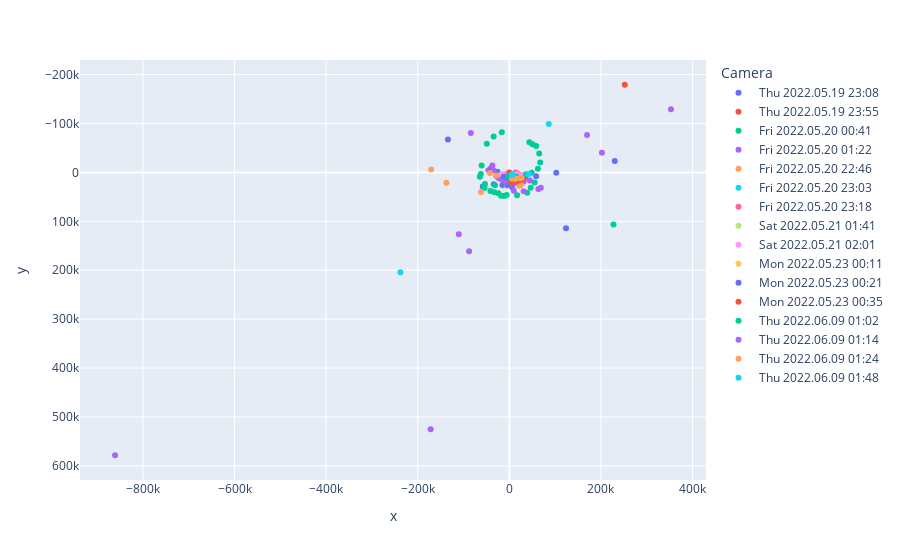

Write notebook code for a chart like this one.
### Markdown cell above
Then we keep solving the intiial camera calibration, progressively removiving points with largest values until we get a good camera solve (e.g. values > 20k can be confusing for residuals)

### Code cell
fig = px.scatter(data_points
	, x='x'
	, y='y'
	, hover_name='Laser'
	, hover_data=['Active beam captures']
	, color='Camera')
fig.update_yaxes(autorange="reversed")
fig.show()

### Figure 1 — Plotly figure (JSON) as saved in the notebook; plotly's stock layout.template omitted (floating-point values rounded to 4 significant figures)
{"data": [{"customdata": [[9], [9], [9], [9], [9], [9], [9], [9], [8], [9], [8], [7], [8], [8], [7], [9], [6], [9], [8], [9], [9], [9], [8], [9], [9], [9], [9]], "hovertemplate": "<b>%{hovertext}</b><br><br>Camera=Thu 2022.05.19 23:08<br>x=%{x}<br>y=%{y}<br>Active beam captures=%{customdata[0]}<extra></extra>", "hovertext": ["Laser 1", "Laser 2", "Laser 3", "Laser 4", "Laser 12", "Laser 7", "Laser 8", "Laser 10", "Laser 11", "Laser 13", "Laser 14", "Laser 16", "Laser 17", "Laser 18", "Laser 19", "Laser 22", "Laser 25", "Laser 28", "Laser 30", "Laser 31", "Laser 32", "Laser 34", "Laser 35", "Laser 37", "Laser 38", "Laser 33", "Laser 40"], "legendgroup": "Thu 2022.05.19 23:08", "marker": {"color": "#636efa", "symbol": "circle"}, "mode": "markers", "name": "Thu 2022.05.19 23:08", "orientation": "v", "showlegend": true, "type": "scatter", "x": [17680.0, 21610.0, 25280.0, 29590.0, 58510.0, 102400.0, 230100.0, -57960.0, -34040.0, -15080.0, 5851.0, 123700.0, -134100.0, -39880.0, -26070.0, -11650.0, -6065.0, -1719.0, 1667.0, 2976.0, 4184.0, 6069.0, 6677.0, 8509.0, 9321.0, 10590.0, 12420.0], "xaxis": "x", "y": [12810.0, 12560.0, 12310.0, 11720.0, 8046.0, 761.0, -23100.0, 28680.0, 24120.0, 25760.0, 30350.0, 114000.0, -67550.0, -8652.0, -1219.0, 7954.0, 10380.0, 11410.0, 11960.0, 12110.0, 12340.0, 12540.0, 12630.0, 12750.0, 12780.0, 12830.0, 12860.0], "yaxis": "y"}, {"customdata": [[8], [8], [9], [9], [8], [9], [9], [9], [9], [7], [9], [9], [8], [9], [9], [6], [9], [9], [9], [8], [9], [6], [9], [9], [8], [7], [9]], "hovertemplate": "<b>%{hovertext}</b><br><br>Camera=Thu 2022.05.19 23:55<br>x=%{x}<br>y=%{y}<br>Active beam captures=%{customdata[0]}<extra></extra>", "hovertext": ["Laser 1", "Laser 2", "Laser 3", "Laser 4", "Laser 12", "Laser 7", "Laser 8", "Laser 10", "Laser 11", "Laser 13", "Laser 14", "Laser 15", "Laser 16", "Laser 17", "Laser 18", "Laser 26", "Laser 28", "Laser 29", "Laser 30", "Laser 31", "Laser 32", "Laser 34", "Laser 35", "Laser 36", "Laser 37", "Laser 38", "Laser 33"], "legendgroup": "Thu 2022.05.19 23:55", "marker": {"color": "#EF553B", "symbol": "circle"}, "mode": "markers", "name": "Thu 2022.05.19 23:55", "orientation": "v", "showlegend": true, "type": "scatter", "x": [-5659.0, -11830.0, -14710.0, -16590.0, -14220.0, -12020.0, -10700.0, -8113.0, -7417.0, -4256.0, -1724.0, -607.6, 401.9, 1379.0, 2268.0, 10610.0, 11520.0, 12320.0, 15370.0, 17880.0, 21950.0, 28090.0, 28230.0, 26750.0, 24760.0, 21890.0, 19080.0], "xaxis": "x", "y": [3640.0, 5112.0, 5681.0, 5801.0, 7757.0, 8356.0, 8615.0, 9317.0, 9541.0, 9913.0, 10200.0, 10220.0, 10190.0, 10300.0, 10310.0, 10080.0, 10040.0, 9935.0, 9440.0, 8936.0, 8313.0, 6782.0, 6583.0, 6338.0, 5949.0, 5841.0, 5138.0], "yaxis": "y"}, {"customdata": [[9], [9], [9], [9], [8], [9], [9], [9], [9], [8], [9], [9], [9], [9], [5], [5], [8], [8], [9], [9], [9], [9], [9]], "hovertemplate": "<b>%{hovertext}</b><br><br>Camera=Fri 2022.05.20 00:41<br>x=%{x}<br>y=%{y}<br>Active beam captures=%{customdata[0]}<extra></extra>", "hovertext": ["Laser 1", "Laser 2", "Laser 4", "Laser 8", "Laser 10", "Laser 11", "Laser 13", "Laser 14", "Laser 15", "Laser 16", "Laser 17", "Laser 18", "Laser 19", "Laser 22", "Laser 25", "Laser 26", "Laser 29", "Laser 31", "Laser 32", "Laser 34", "Laser 36", "Laser 37", "Laser 38"], "legendgroup": "Fri 2022.05.20 00:41", "marker": {"color": "#00cc96", "symbol": "circle"}, "mode": "markers", "name": "Fri 2022.05.20 00:41", "orientation": "v", "showlegend": true, "type": "scatter", "x": [-16480.0, -34290.0, -49180.0, -60540.0, -62280.0, -64340.0, -53270.0, -41350.0, -32610.0, -24110.0, -18100.0, -11220.0, -5853.0, 16930.0, 39080.0, 46680.0, 55210.0, 62310.0, 67340.0, 65150.0, 58580.0, 50880.0, 43720.0], "xaxis": "x", "y": [-82020.0, -73480.0, -58560.0, -14060.0, 3135.0, 8893.0, 23800.0, 37740.0, 40570.0, 42690.0, 47460.0, 48170.0, 46110.0, 46510.0, 41620.0, 31160.0, 20740.0, -7525.0, -20340.0, -38800.0, -53850.0, -57470.0, -61430.0], "yaxis": "y"}, {"customdata": [[8], [8], [6], [9], [9], [9], [9], [9], [9], [1], [8], [6], [5], [7], [7], [8], [7], [8], [8], [6], [9], [9], [9], [9]], "hovertemplate": "<b>%{hovertext}</b><br><br>Camera=Fri 2022.05.20 01:22<br>x=%{x}<br>y=%{y}<br>Active beam captures=%{customdata[0]}<extra></extra>", "hovertext": ["Laser 2", "Laser 4", "Laser 8", "Laser 10", "Laser 14", "Laser 15", "Laser 16", "Laser 17", "Laser 18", "Laser 19", "Laser 22", "Laser 25", "Laser 26", "Laser 28", "Laser 29", "Laser 30", "Laser 31", "Laser 32", "Laser 34", "Laser 35", "Laser 36", "Laser 37", "Laser 33", "Laser 40"], "legendgroup": "Fri 2022.05.20 01:22", "marker": {"color": "#ab63fa", "symbol": "circle"}, "mode": "markers", "name": "Fri 2022.05.20 01:22", "orientation": "v", "showlegend": true, "type": "scatter", "x": [12860.0, 16900.0, 31220.0, 44830.0, 202200.0, 352900.0, -861000.0, -110400.0, -87790.0, -171800.0, -84150.0, -45700.0, -28410.0, -23220.0, -20080.0, -13600.0, -10780.0, -8832.0, -5364.0, -4212.0, -2283.0, -820.3, 2362.0, 4618.0], "xaxis": "x", "y": [21700.0, 21320.0, 18900.0, 16506, -40150.0, -129100.0, 578200.0, 126300.0, 161200.0, 525077, -80450.0, -4404.0, 7377.0, 11200.0, 12950.0, 16010.0, 17070.0, 18220.0, 19300.0, 19710.0, 20250.0, 20430.0, 20970.0, 21270.0], "yaxis": "y"}, {"customdata": [[1], [3], [8], [8]], "hovertemplate": "<b>%{hovertext}</b><br><br>Camera=Fri 2022.05.20 22:46<br>x=%{x}<br>y=%{y}<br>Active beam captures=%{customdata[0]}<extra></extra>", "hovertext": ["Laser 8", "Laser 9", "Laser 23", "Laser 24"], "legendgroup": "Fri 2022.05.20 22:46", "marker": {"color": "#FFA15A", "symbol": "circle"}, "mode": "markers", "name": "Fri 2022.05.20 22:46", "orientation": "v", "showlegend": true, "type": "scatter", "x": [-170700.0, -137600.0, 21690.0, 25680.0], "xaxis": "x", "y": [-5909.0, 21290.0, 27390.0, 25350.0], "yaxis": "y"}, {"customdata": [[8], [5], [5], [8], [8], [3], [2]], "hovertemplate": "<b>%{hovertext}</b><br><br>Camera=Fri 2022.05.20 23:03<br>x=%{x}<br>y=%{y}<br>Active beam captures=%{customdata[0]}<extra></extra>", "hovertext": ["Laser 1", "Laser 8", "Laser 9", "Laser 23", "Laser 24", "Laser 30", "Laser 40"], "legendgroup": "Fri 2022.05.20 23:03", "marker": {"color": "#19d3f3", "symbol": "circle"}, "mode": "markers", "name": "Fri 2022.05.20 23:03", "orientation": "v", "showlegend": true, "type": "scatter", "x": [-5909.0, -10700.0, -8996.0, 7050.0, 8023.0, 16450.0, 16110.0], "xaxis": "x", "y": [3503.0, 8929.0, 9562.0, 10840.0, 10870.0, 9995.0, 3759.0], "yaxis": "y"}, {"customdata": [[7], [9], [9], [9], [9], [9], [9], [9], [7], [9], [8], [9], [9], [8], [7], [6], [9], [6], [9], [9], [8], [9], [8], [8], [7], [9], [9], [9], [9]], "hovertemplate": "<b>%{hovertext}</b><br><br>Camera=Fri 2022.05.20 23:18<br>x=%{x}<br>y=%{y}<br>Active beam captures=%{customdata[0]}<extra></extra>", "hovertext": ["Laser 1", "Laser 4", "Laser 12", "Laser 7", "Laser 8", "Laser 9", "Laser 10", "Laser 13", "Laser 14", "Laser 15", "Laser 16", "Laser 17", "Laser 18", "Laser 19", "Laser 22", "Laser 23", "Laser 24", "Laser 25", "Laser 26", "Laser 28", "Laser 29", "Laser 30", "Laser 31", "Laser 32", "Laser 36", "Laser 37", "Laser 38", "Laser 33", "Laser 40"], "legendgroup": "Fri 2022.05.20 23:18", "marker": {"color": "#FF6692", "symbol": "circle"}, "mode": "markers", "name": "Fri 2022.05.20 23:18", "orientation": "v", "showlegend": true, "type": "scatter", "x": [13570.0, 17760.0, 21180.0, 21080.0, 20160.0, 17190.0, 13480.0, -4429.0, -8396.0, -7744.0, -7771.0, -7098.0, -5686.0, -4792.0, -2099.0, -1512.0, -768.1, 115.2, 1518.0, 2278.0, 2816.0, 4332.0, 5224.0, 6124.0, 8360.0, 8796.0, 9206.0, 9924.0, 10980.0], "xaxis": "x", "y": [9467.0, 8667.0, 7079.0, 5798.0, 4479.0, 1901.0, 88.87, 2356.0, 4830.0, 5651.0, 5995.0, 6688.0, 7199.0, 7367.0, 8284.0, 8500.0, 8687.0, 8830.0, 8981.0, 9118.0, 9172.0, 9289.0, 9334.0, 9431.0, 9592.0, 9583.0, 9589.0, 9595.0, 9586.0], "yaxis": "y"}, {"customdata": [[2], [6], [8], [8]], "hovertemplate": "<b>%{hovertext}</b><br><br>Camera=Sat 2022.05.21 01:41<br>x=%{x}<br>y=%{y}<br>Active beam captures=%{customdata[0]}<extra></extra>", "hovertext": ["Laser 20", "Laser 22", "Laser 23", "Laser 24"], "legendgroup": "Sat 2022.05.21 01:41", "marker": {"color": "#B6E880", "symbol": "circle"}, "mode": "markers", "name": "Sat 2022.05.21 01:41", "orientation": "v", "showlegend": true, "type": "scatter", "x": [0, 17570.0, 19390.0, 21300.0], "xaxis": "x", "y": [0, 7732.0, 7364.0, 6754.0], "yaxis": "y"}, {"customdata": [[9], [8], [8], [9], [9], [8], [9], [9], [9], [9], [9], [9], [7], [9], [8], [9], [7], [9], [5], [9], [6], [7], [7], [9], [9], [9], [8], [7]], "hovertemplate": "<b>%{hovertext}</b><br><br>Camera=Sat 2022.05.21 02:01<br>x=%{x}<br>y=%{y}<br>Active beam captures=%{customdata[0]}<extra></extra>", "hovertext": ["Laser 1", "Laser 2", "Laser 4", "Laser 5", "Laser 12", "Laser 7", "Laser 8", "Laser 9", "Laser 10", "Laser 11", "Laser 13", "Laser 15", "Laser 17", "Laser 18", "Laser 19", "Laser 22", "Laser 23", "Laser 24", "Laser 25", "Laser 28", "Laser 30", "Laser 31", "Laser 32", "Laser 36", "Laser 37", "Laser 38", "Laser 33", "Laser 40"], "legendgroup": "Sat 2022.05.21 02:01", "marker": {"color": "#FF97FF", "symbol": "circle"}, "mode": "markers", "name": "Sat 2022.05.21 02:01", "orientation": "v", "showlegend": true, "type": "scatter", "x": [-1934.0, -754.6, 352.3, 1460.0, 2078.0, 2882.0, 3429.0, 4380.0, 4829.0, 5308.0, 6731.0, 9309.0, 11510.0, 12290.0, 12840.0, 17590.0, 19390.0, 21300.0, 24890.0, 17530.0, -1024.0, -9185.0, -17040.0, -9548.0, -7773.0, -6336.0, -5236.0, -4172.0], "xaxis": "x", "y": [9993.0, 10050.0, 10030.0, 10010.0, 10030.0, 10000.0, 9951.0, 9980.0, 9932.0, 9949.0, 9854.0, 9590.0, 9271.0, 9116.0, 8884.0, 7739.0, 7368.0, 6757.0, 5092.0, 3377.0, 2755.0, 3175.0, 3897.0, 8566.0, 8919.0, 9218.0, 9477.0, 9702.0], "yaxis": "y"}, {"customdata": [[3], [4], [9], [4], [8]], "hovertemplate": "<b>%{hovertext}</b><br><br>Camera=Mon 2022.05.23 00:11<br>x=%{x}<br>y=%{y}<br>Active beam captures=%{customdata[0]}<extra></extra>", "hovertext": ["Laser 9", "Laser 20", "Laser 21", "Laser 22", "Laser 26"], "legendgroup": "Mon 2022.05.23 00:11", "marker": {"color": "#FECB52", "symbol": "circle"}, "mode": "markers", "name": "Mon 2022.05.23 00:11", "orientation": "v", "showlegend": true, "type": "scatter", "x": [-4270.0, -10440.0, -7364.0, -5306.0, 1014.0], "xaxis": "x", "y": [26090.0, 9263.0, 10300.0, 10930.0, 12400.0], "yaxis": "y"}, {"customdata": [[9], [9], [7], [6], [9], [7], [7]], "hovertemplate": "<b>%{hovertext}</b><br><br>Camera=Mon 2022.05.23 00:21<br>x=%{x}<br>y=%{y}<br>Active beam captures=%{customdata[0]}<extra></extra>", "hovertext": ["Laser 9", "Laser 15", "Laser 19", "Laser 20", "Laser 21", "Laser 22", "Laser 26"], "legendgroup": "Mon 2022.05.23 00:21", "marker": {"color": "#636efa", "symbol": "circle"}, "mode": "markers", "name": "Mon 2022.05.23 00:21", "orientation": "v", "showlegend": true, "type": "scatter", "x": [-4268.0, -40310.0, -12180.0, -10450.0, -7364.0, -5299.0, 1013.0], "xaxis": "x", "y": [26080.0, -4742.0, 8340.0, 9269.0, 10300.0, 10930.0, 12400.0], "yaxis": "y"}, {"customdata": [[8], [1], [2], [2], [1], [9]], "hovertemplate": "<b>%{hovertext}</b><br><br>Camera=Mon 2022.05.23 00:35<br>x=%{x}<br>y=%{y}<br>Active beam captures=%{customdata[0]}<extra></extra>", "hovertext": ["Laser 9", "Laser 15", "Laser 19", "Laser 21", "Laser 22", "Laser 26"], "legendgroup": "Mon 2022.05.23 00:35", "marker": {"color": "#EF553B", "symbol": "circle"}, "mode": "markers", "name": "Mon 2022.05.23 00:35", "orientation": "v", "showlegend": true, "type": "scatter", "x": [4557.0, 16250.0, 24910.0, 34490.0, 0, 252200.0], "xaxis": "x", "y": [20640.0, 18700.0, 14840.0, 10610.0, 0, -179200.0], "yaxis": "y"}, {"customdata": [[7], [3], [3], [4], [3], [8], [8], [7]], "hovertemplate": "<b>%{hovertext}</b><br><br>Camera=Thu 2022.06.09 01:02<br>x=%{x}<br>y=%{y}<br>Active beam captures=%{customdata[0]}<extra></extra>", "hovertext": ["Laser 1", "Laser 5", "Laser 12", "Laser 9", "Laser 10", "Laser 16", "Laser 26", "Laser 28"], "legendgroup": "Thu 2022.06.09 01:02", "marker": {"color": "#00cc96", "symbol": "circle"}, "mode": "markers", "name": "Thu 2022.06.09 01:02", "orientation": "v", "showlegend": true, "type": "scatter", "x": [15460.0, 36370.0, 48710.0, -54060.0, -31410.0, 227400.0, -1826.0, -564.8], "xaxis": "x", "y": [8951.0, 3982.0, 779.4, 31850.0, 26310.0, 106700.0, 9534.0, 9697.0], "yaxis": "y"}, {"customdata": [[9], [2], [7], [9], [3], [5], [6]], "hovertemplate": "<b>%{hovertext}</b><br><br>Camera=Thu 2022.06.09 01:14<br>x=%{x}<br>y=%{y}<br>Active beam captures=%{customdata[0]}<extra></extra>", "hovertext": ["Laser 1", "Laser 5", "Laser 9", "Laser 10", "Laser 16", "Laser 26", "Laser 28"], "legendgroup": "Thu 2022.06.09 01:14", "marker": {"color": "#ab63fa", "symbol": "circle"}, "mode": "markers", "name": "Thu 2022.06.09 01:14", "orientation": "v", "showlegend": true, "type": "scatter", "x": [9739.0, 31290.0, 63200.0, 68810.0, 169700.0, -37060.0, -34980.0], "xaxis": "x", "y": [37680.0, 38360.0, 34010.0, 31330.0, -76410.0, -14230.0, -4623.0], "yaxis": "y"}, {"customdata": [[8], [4], [6], [6], [7], [7], [5], [4]], "hovertemplate": "<b>%{hovertext}</b><br><br>Camera=Thu 2022.06.09 01:24<br>x=%{x}<br>y=%{y}<br>Active beam captures=%{customdata[0]}<extra></extra>", "hovertext": ["Laser 1", "Laser 5", "Laser 12", "Laser 9", "Laser 10", "Laser 16", "Laser 26", "Laser 28"], "legendgroup": "Thu 2022.06.09 01:24", "marker": {"color": "#FFA15A", "symbol": "circle"}, "mode": "markers", "name": "Thu 2022.06.09 01:24", "orientation": "v", "showlegend": true, "type": "scatter", "x": [6091.0, 12990.0, 14590.0, 23760.0, 26530.0, -61870.0, -42450.0, -27760.0], "xaxis": "x", "y": [13180.0, 12730.0, 12610.0, 11500.0, 10920.0, 40060.0, 1283.0, 6255.0], "yaxis": "y"}, {"customdata": [[3], [7], [5], [8], [9], [2]], "hovertemplate": "<b>%{hovertext}</b><br><br>Camera=Thu 2022.06.09 01:48<br>x=%{x}<br>y=%{y}<br>Active beam captures=%{customdata[0]}<extra></extra>", "hovertext": ["Laser 1", "Laser 5", "Laser 12", "Laser 9", "Laser 10", "Laser 28"], "legendgroup": "Thu 2022.06.09 01:48", "marker": {"color": "#19d3f3", "symbol": "circle"}, "mode": "markers", "name": "Thu 2022.06.09 01:48", "orientation": "v", "showlegend": true, "type": "scatter", "x": [5804.0, 5794.0, 41940.0, -237900.0, 86120.0, 5361.0], "xaxis": "x", "y": [4456.0, 4525.0, 3576.0, 203900.0, -99170.0, 4488.0], "yaxis": "y"}], "layout": {"legend": {"title": {"text": "Camera"}, "tracegroupgap": 0}, "margin": {"t": 60}, "xaxis": {"anchor": "y", "domain": [0, 1], "title": {"text": "x"}}, "yaxis": {"anchor": "x", "autorange": "reversed", "domain": [0, 1], "title": {"text": "y"}}}}
